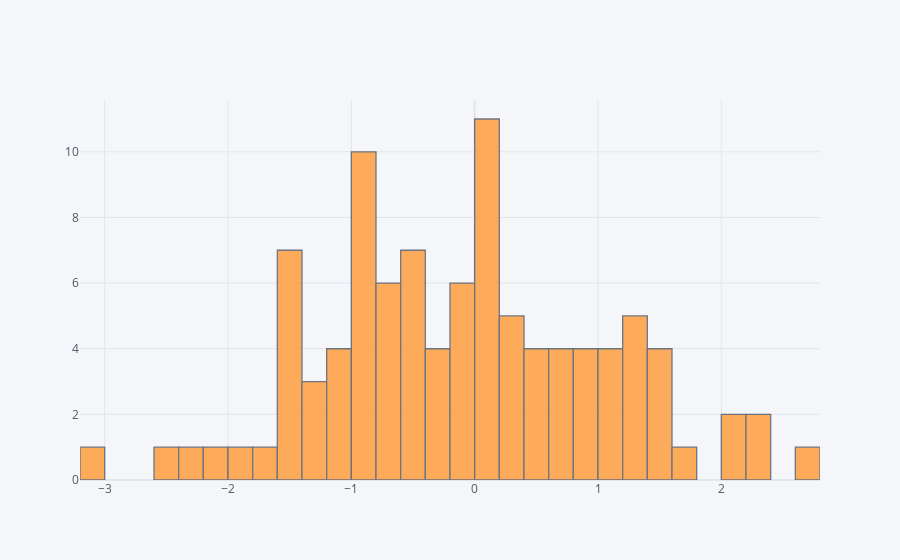

The notebook cell this image was saved under:
### Code cell
df['A'].iplot(kind = 'hist', bins= 50);

### Figure 1 — Plotly figure (JSON) as saved in the notebook; plotly's stock layout.template omitted (floating-point values rounded to 4 significant figures)
{"data": [{"histfunc": "count", "histnorm": "", "marker": {"color": "rgba(255, 153, 51, 1.0)", "line": {"color": "#4D5663", "width": 1.3}}, "name": "A", "nbinsx": 50, "opacity": 0.8, "orientation": "v", "type": "histogram", "x": [1.106, -0.7166, 0.9128, -1.09, -0.3134, 0.6055, 0.2333, -0.4618, -0.5355, 2.135, 0.1711, -1.481, 1.012, -1.543, -1.191, 0.2376, 0.869, -0.599, -0.8887, -1.525, -0.5061, -0.9519, 0.05311, -2.21, -1.291, -0.6865, 1.329, 0.469, 0.04586, -1.459, -2.411, 0.3534, -1.302, 1.274, 1.506, -1.15, 0.9916, -0.8414, -2.077, 0.051, 0.5537, 0.05593, -0.9498, 0.717, -3.024, 1.533, -1.839, 1.267, 2.674, -0.9831, 0.02063, -0.8552, 2.399, 1.369, 0.5838, -1.494, -0.08614, -1.048, 1.551, 0.1746, -0.5623, 1.04, 0.2331, -0.804, 2.149, 1.566, 1.758, -0.9171, -0.3255, -1.583, -0.2226, -0.1745, -0.479, -1.541, -0.4137, -0.1884, -0.1013, 0.1219, -1.373, -0.1958, -0.2299, -0.7938, -0.7856, 0.4346, 0.7535, 0.382, 0.1565, 0.009699, 2.38, -0.8092, -0.919, -0.7173, 1.149, 1.213, 0.01085, 0.6125, -0.03494, -1.795, 0.9804, -0.6027]}], "layout": {"barmode": "overlay", "legend": {"bgcolor": "#F5F6F9", "font": {"color": "#4D5663"}}, "paper_bgcolor": "#F5F6F9", "plot_bgcolor": "#F5F6F9", "title": {"font": {"color": "#4D5663"}}, "xaxis": {"gridcolor": "#E1E5ED", "showgrid": true, "tickfont": {"color": "#4D5663"}, "title": {"font": {"color": "#4D5663"}, "text": ""}, "zerolinecolor": "#E1E5ED"}, "yaxis": {"gridcolor": "#E1E5ED", "showgrid": true, "tickfont": {"color": "#4D5663"}, "title": {"font": {"color": "#4D5663"}, "text": ""}, "zerolinecolor": "#E1E5ED"}}}
